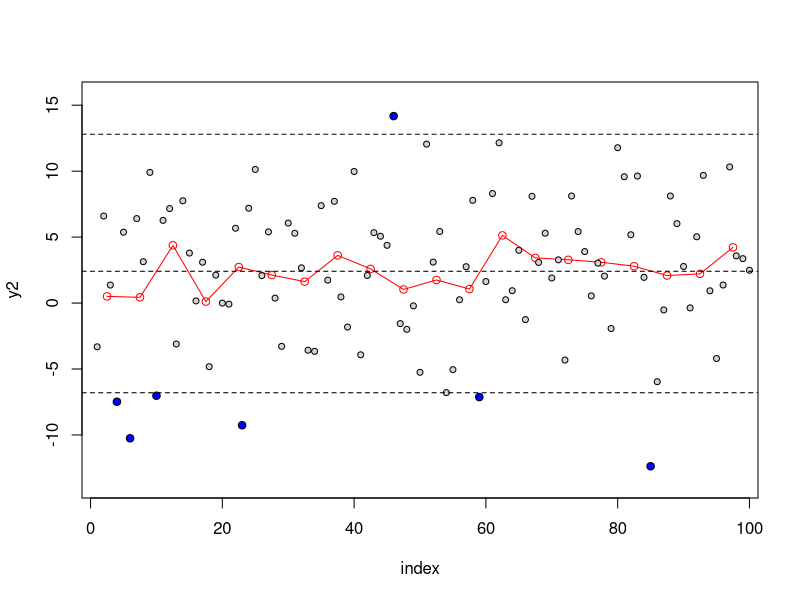

Generate this figure with R:
#Name:Luke Hartnett
#Student num;18375011
#Q6:
#a
n <- 100
mu <- 3
sigma <- 5
x <- rnorm(n, mu, sigma)
g <- rep(1:20, each=5)
y <- tapply(x,g,mean)

#b
u <- 0
j <- 0
y2 <- numeric(20)
s <- seq(1,100 , by = 5)
for(i in s)
{
  u <- u + 5
  j <- j + 1
  
  y2[j] <- mean(c(x[i:u]))
}
y2
all.equal(y,y2)

#c
index <- seq(2.5,97.5,length = 20)
plot(index,y2,ylim=range(x)*1.1, type="o", col = "red" )
points(x,cex = .8, pch = 21, bg = "lightgray")

#d
upr <- mu + 1.96*sigma 
lwr <- mu - 1.96*sigma
abline( h = upr , lty = 2)
abline( h = lwr , lty = 2)
abline( h = mean(x) , lty = 2)
#e
which(x>upr|x<lwr)
#25 29 33 36 41 45 52 59 62 66 67 95
#f
gcb <- which(x<lwr | x > upr, arr.ind = TRUE)
points(gcb,x[gcb],pch = 21 ,bg = "blue")

#g
test0 <- function(x,upr,lwr)
{
  indices <- which(x<lwr | x > upr, arr.ind = TRUE)
  return(indices)
  
}
#h
test0(x,upr,lwr)
#25 29 33 36 41 45 52 59 62 66 67 95
#i
jump <- function(x)
{
  xDiff <- diff(x) 
  xAbs <- abs(xDiff)
  return(max(xAbs))
}
jump(x) 
#21.03803

#q1
A <- matrix(c(1,1,1,1,1,2,1,3,7,6,4,1,9,49,36,8,1,27,343,216),nrow = 5 , ncol = 4)
A
#b
x <- c()
m <- 2
powermat <- function(x,m)
{
  
}